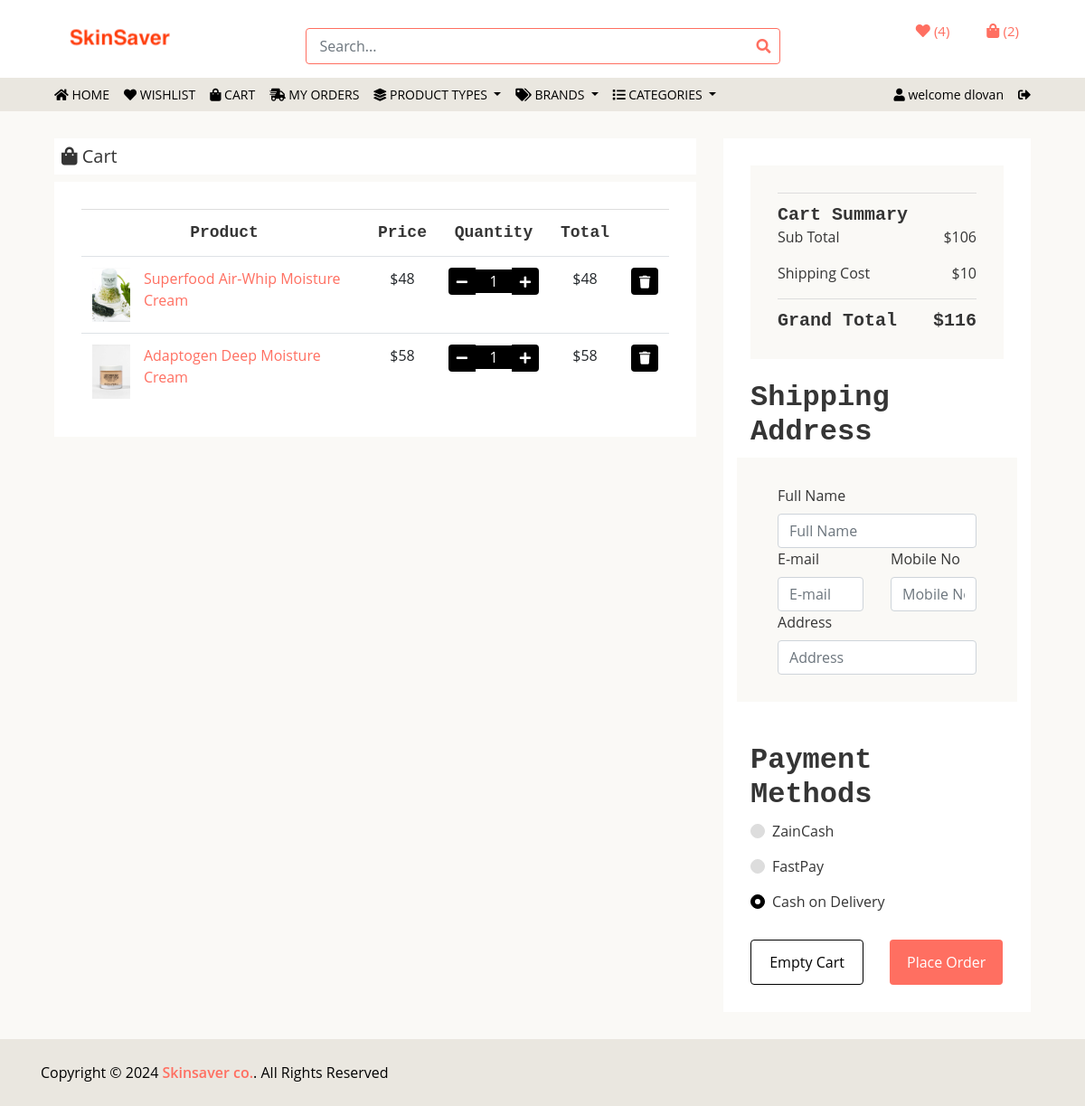
Page /?page=cart (signed in) on the committed database.
### tables this page shows
CREATE TABLE `carts` (
  `cartID` int NOT NULL,
  `custID` int NOT NULL,
  `proID` int NOT NULL,
  `proQty` int NOT NULL,
  `cartAdded` datetime NOT NULL DEFAULT CURRENT_TIMESTAMP
);

CREATE TABLE `images` (
  `img_id` int NOT NULL,
  `img_product_id` int NOT NULL,
  `img_src` varchar(255) NOT NULL,
  `img_default` tinyint(1) NOT NULL
);

CREATE TABLE `products` (
  `pro_id` int NOT NULL,
  `pro_name` varchar(255) NOT NULL,
  `pro_t_id` int NOT NULL,
  `br_id` int NOT NULL,
  `pro_amount` int NOT NULL,
  `price_buy` float NOT NULL,
  `price_sell` float NOT NULL,
  `pro_description` text NOT NULL,
  `pro_expire_date` date NOT NULL
);

### cart.php (the view, shortened to what this page needs)
<?php
if(isset($_SESSION['customer'])){
        $customerID = $_SESSION['customer_id'];
        $cartQuery = $dbs->query(@"SELECT products.*,images.*,carts.*
                                    FROM carts
                                        LEFT JOIN products
                                            ON products.pro_id = carts.proID
                                        LEFT JOIN images
                                            ON images.img_product_id = carts.proID && images.img_default=1
                                    WHERE carts.custID=$customerID  ORDER BY cartAdded DESC;");
        $cartQuery->execute();
        if($cartQuery->rowCount()>0){
        ?>
    <div class="cart-page">
        <div class="container-fluid">
            <div class="row">
                <div class="col-lg-8">
                    <h5 class="bg-white p-2"><i class="fa fa-shopping-bag"></i> Cart</h5>
                    <div class="cart-page-inner">
                        <div class="table-responsive">
                            <table class="table table-hover">
                                <thead class="thead-dark">
                                    <tr>
                                        <th>Product</th>
                                        <th>Price</th>
                                        <th>Quantity</th>
                                        <th>Total</th>
                                        <th> </th>
                                    </tr>
                                </thead>
                                <tbody class="align-top">
                                <?php
                                $total = 0;
                                $shippingCost =10;
                                    while($product = $cartQuery->fetch(PDO::FETCH_ASSOC)){
                                        $total =   $total+($product['price_sell']*$product['proQty']);
                                    ?>
                                    <tr>
                                        <td>
                                            <div class="img">
                                                <img src="products/<?php echo $product['img_src'];?>" alt="Image">
                                                <a href="/?page=product&id=<?php echo $product['pro_id'];?>">
                                                    <p> <?php echo $product['pro_name'];?></p>
                                                </a>
                                            </div>
                                        </td>
                                        <td>$<?php echo $product['price_sell'];?></td>
                                        <td>
                                            <div class="qty" id="<?php echo $product['cartID'];?>">
                                                <button class="btn-minus"><i class="fa fa-minus"></i></button>
                                                    <input type="text" disabled value="<?php echo $product['proQty'];?>">
                                                <button class="btn-plus"><i class="fa fa-plus"></i></button>
                                            </div>
                                        </td>
                                        <td>$<?php echo $product['price_sell']*$product['proQty'];?></td>
                                        <td><button class="deleteProduct" action="cart" id="<?php echo $product['cartID'];?>"><i class="fa fa-trash"></i></button></td>
                                    </tr>
                                <?php
                                    }
                                    $grandTotal = $total+$shippingCost;
                                    ?>
                                </tbody>
                            </table>
                        </div>
                    </div>
                </div>
                <div class="col-lg-4">
                    <div class="cart-page-inner">
                        <div class="row">
                            <div class="col-lg-12">
                                <div class="cart-summary">
                                    <div class="cart-content">
                                        <h2>Cart Summary</h2>
                                        <p>Sub Total<span>$<?php echo  $total;?></span></p>
                                        <p>Shipping Cost<span>$<?php echo $shippingCost;?></span></p>
                                        <h2>Grand Total<span>$<?php echo $grandTotal;?></span></h2>
                                    </div>
                                    <div class="shipping-address mt-4">
                                        <h2>Shipping Address</h2>
                                        <div class="row cart-content">
                                            <div class="col-lg-12">
                                                <label>Full Name</label>
                                                <input class="form-control" type="text" id="full_name" placeholder="Full Name" require>
                                            </div>
                                            <div class="col-lg-6">
                                                <label>E-mail</label>
                                                <input class="form-control" type="text" id="email" placeholder="E-mail" require>
                                            </div>
                                            <div class="col-lg-6">
                                                <label>Mobile No</label>
                                                <input class="form-control" type="text" id="phone" placeholder="Mobile No" require>
                                            </div>
                                            <div class="col-lg-12">
                                                <label>Address</label>
                                                <input class="form-control" type="text" id="address" placeholder="Address" require>
                                            </div>
                                        </div>
                                    </div>
                                    <div class="checkout mt-3">
                                        <div class="payment-methods">
                                            <h2>Payment Methods</h2>
                                            <div class="payment-method">
                                                <div class="custom-control custom-radio">
                                                    <label class="custom-control-label" for="payment-1">ZainCash</label>
                                                </div>
                                            </div>
                                            <div class="payment-method">
                                                <div class="custom-control custom-radio">
                                                    <label class="custom-control-label" for="payment-2">FastPay</label>
                                                </div>
                                            </div>
                                            <div class="payment-method">
                                                <div class="custom-control custom-radio">
                                                    <label class="custom-control-label" for="payment-3">Cash on Delivery</label>
                                                </div>
                                            </div>
                                        </div>
                                        <div class="cart-btn">
                                            <button id="emptyCart">Empty Cart</button>
                                            <button id="orderCart">Place Order</button>
                                        </div>
                                    </div>
                                </div>
                            </div>
                        </div>
                    </div>
                </div>
            </div>
        </div>
    </div>
    <?php
        }else{
            echo "<div class='alert alert-danger m-3'>no items in cart</div>";
        }
    }else{
        header("location:/?login=customer");
    }
    ?>

### css/style.css (style rules this page uses)
body { color: #353535; font-family: 'Open Sans', sans-serif; font-weight: 400; background: #faf9f6; }
a { color: #000000; }
h2 { font-family: 'Source Code Pro', monospace; font-weight: 700; }
@media (min-width: 992px) { .container-fluid { padding-right: 60px; padding-left: 60px; } }
.custom-radio, .custom-checkbox { margin-bottom: 15px; }
.custom-radio .custom-control-label::before, .custom-checkbox .custom-control-label::before { background: #dddddd; border-color: #dddddd; }
.custom-radio .custom-control-input:checked~.custom-control-label::before, .custom-checkbox .custom-control-input:checked~.custom-control-label::before { color: #ffffff; background: #000000; border-color: #000000; box-shadow: none; }
a { color: #FF6F61; }
.cart-page { position: relative; margin-top: 30px; }
.cart-page .cart-page-inner { padding: 30px; margin-bottom: 30px; background: #ffffff; }
.cart-page .table { width: 100%; text-align: center; margin-bottom: 0; }
.cart-page .table .thead-dark th { font-family: 'Source Code Pro', monospace; font-size: 18px; font-weight: 700; color: #353535; text-align: center; background: transparent; border-color: #dddddd; border-bottom: none; vertical-align: top; }
.cart-page .table td { font-size: 16px; vertical-align: top; }
.cart-page .table .img { display: flex; align-items: top; }
.cart-page .table .img img { max-width: 60px; max-height: 60px; margin-right: 15px; }
.cart-page .table .img p { display: inline-block; text-align: left; margin: 0; }
.cart-page .table .qty, .updateQty { display: inline-block; width: 100px; font-size: 0; }
.cart-page .table button { width: 30px; height: 30px; font-size: 14px; text-align: center; color: #ffffff; background: #000000; border: none; border-radius: 4px; }
.cart-page .table button.btn-minus { border-radius: 4px 0 0 4px; }
.cart-page .table button.btn-plus { border-radius: 0 4px 4px 0; }
.cart-page .table input { width: 40px; font-size: 16px; color: #ffffff; text-align: center; background: #000000; border: none; }
.cart-page .cart-summary { position: relative; width: 100%; }
.cart-page .cart-summary .cart-content { padding: 30px; background: #faf9f6; }
.cart-page .cart-summary .cart-content p span, .cart-page .cart-summary .cart-content h2 span { float: right; }
.cart-page .cart-summary .cart-content h2 { font-size: 20px; font-weight: 600; padding-top: 12px; border-top: 1px solid #dddddd; margin: 0; }
.cart-page .cart-summary .cart-btn button { margin-top: 15px; width: calc(50% - 15px); height: 50px; padding: 2px 10px; text-align: center; color: #ffffff; background: #FF6F61; border: none; border-radius: 4px; }
.cart-page .cart-summary .cart-btn button:first-child { margin-right: 25px; color: #000000; background: #ffffff; border: 1px solid #000000; }
.checkout { position: relative; padding-top: 30px; }

### rows in the picture
carts: images.img_src (picture), products.pro_name "Superfood Air-Whip Moisture Cream", products.price_sell "48", proQty "1"
carts: images.img_src (picture), products.pro_name "Adaptogen Deep Moisture Cream", products.price_sell "58", proQty "1"

### other values in the picture
$wishlistItems "4"
$cartsItems "2"
$_SESSION['first_name'] "dlovan"
$total "106"
$shippingCost "10"
$grandTotal "116"
